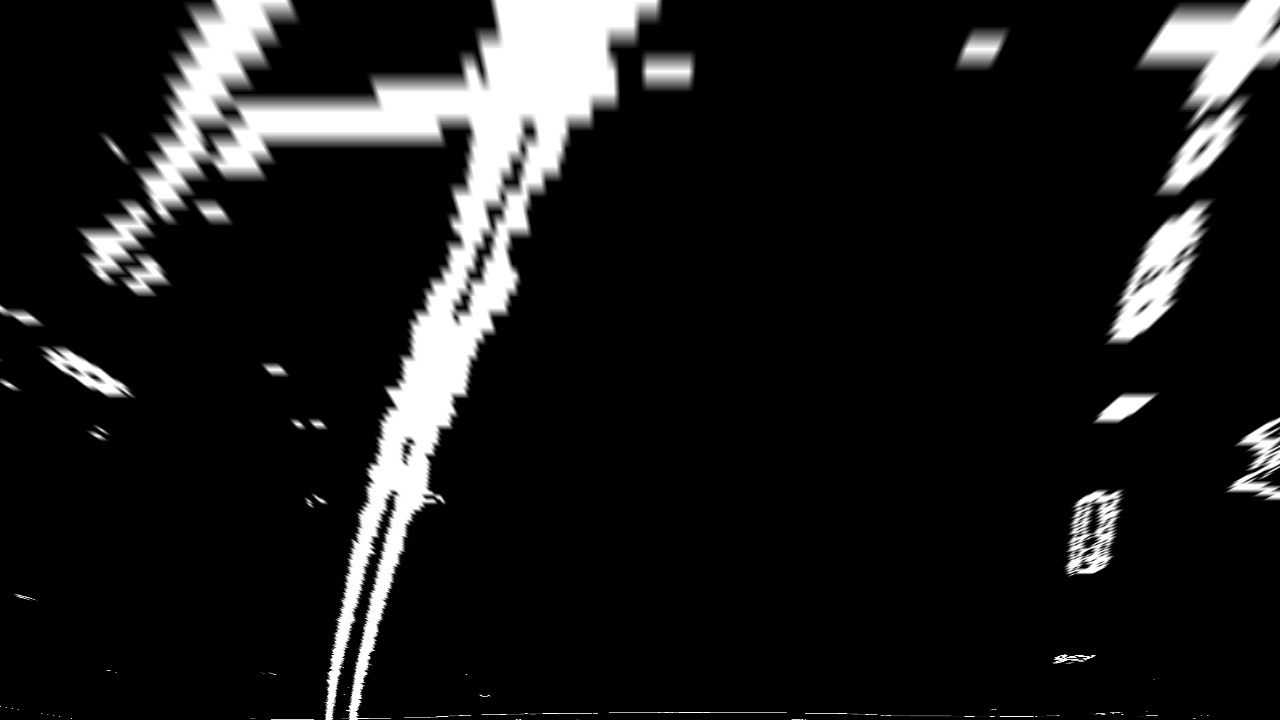
#> input picture Project2/perspective_binary_warped.jpg, 1280 x 720 px
$ jupyter execute --allow-errors p2.ipynb   (shell and % lines are left out)   (older library calls are emulated)
#> lines starting #> are read from the running program, lines starting #| are printed output that depends on the picture; after the words box and inside, x2 and y2 are one past the last pixel; in counts of white or black regions, pixels touching at a corner belong together
[cell 1]
## IMPORTS
import cv2
import matplotlib.image as mpimg
import matplotlib.pyplot as plt
import numpy as np

plt.rcParams['figure.figsize'] = [20, 11]

pbw = mpimg.imread('perspective_binary_warped.jpg')
#> pbw is the input picture: shape (720, 1280, 3); min 0, max 255, mean 27.4

def find_lane_pixels(binary_warped):
    # Take a histogram of the bottom half of the image
    histogram = np.sum(binary_warped[binary_warped.shape[0]//2:,:], axis=0)
#> histogram = 1280 rows, first 8: [685, 685, 685], [577, 577, 577], [684, 684, 684], [776, 776, 776], [898, 898, 898], [1049, 1049, 1049], [1272, 1272, 1272], [1117, 1117, 1117]
    # Create an output image to draw on and visualize the result
    # out_img = np.dstack((binary_warped, binary_warped, binary_warped))
    out_img = np.copy(binary_warped)
    # Find the peak of the left and right halves of the histogram
    # These will be the starting point for the left and right lines
    midpoint = np.int(histogram.shape[0]//2)
#> midpoint = 640
    leftx_base = np.argmax(histogram[:midpoint])
#> leftx_base = 1194
    rightx_base = np.argmax(histogram[midpoint:]) + midpoint
#> rightx_base = 2029

    # HYPERPARAMETERS
    # Choose the number of sliding windows
    nwindows = 9
    # Set the width of the windows +/- margin
    margin = 100
    # Set minimum number of pixels found to recenter window
    minpix = 50

    # Set height of windows - based on nwindows above and image shape
    window_height = np.int(binary_warped.shape[0]//nwindows)
#> window_height = 80
    # Identify the x and y positions of all nonzero pixels in the image
    nonzero = binary_warped.nonzero()
    nonzeroy = np.array(nonzero[0])
    nonzerox = np.array(nonzero[1])
    # Current positions to be updated later for each window in nwindows
    leftx_current = leftx_base
#> leftx_current = 1194
    rightx_current = rightx_base
#> rightx_current = 2029

    # Create empty lists to receive left and right lane pixel indices
    left_lane_inds = []
    right_lane_inds = []

    # Step through the windows one by one
    for window in range(nwindows):
        # Identify window boundaries in x and y (and right and left)
        win_y_low = binary_warped.shape[0] - (window+1)*window_height
        win_y_high = binary_warped.shape[0] - window*window_height
        win_xleft_low = leftx_current - margin
        win_xleft_high = leftx_current + margin
        win_xright_low = rightx_current - margin
        win_xright_high = rightx_current + margin

        # Draw the windows on the visualization image
        cv2.rectangle(out_img, (win_xleft_low,win_y_low), (win_xleft_high,win_y_high), (0,255,0), 2)
        cv2.rectangle(out_img, (win_xright_low,win_y_low), (win_xright_high,win_y_high), (0,255,0), 2)

        # Identify the nonzero pixels in x and y within the window #
        good_left_inds = ((nonzeroy >= win_y_low) & (nonzeroy < win_y_high) &
        (nonzerox >= win_xleft_low) &  (nonzerox < win_xleft_high)).nonzero()[0]
        good_right_inds = ((nonzeroy >= win_y_low) & (nonzeroy < win_y_high) &
        (nonzerox >= win_xright_low) &  (nonzerox < win_xright_high)).nonzero()[0]

        print(good_right_inds)

        # Append these indices to the lists
        left_lane_inds.append(good_left_inds)
        right_lane_inds.append(good_right_inds)

        # If you found > minpix pixels, recenter next window on their mean position
        if len(good_left_inds) > minpix:
            leftx_current = np.int(np.mean(nonzerox[good_left_inds]))
        if len(good_right_inds) > minpix:
            rightx_current = np.int(np.mean(nonzerox[good_right_inds]))
#> this loop made 9 passes
#> (win_xleft_low, win_xleft_high, leftx_current) on passes 1 to 9: (1094, 1294, 1141), (1041, 1241, 1083), (983, 1183, 1094), (994, 1194, 1118), (1018, 1218, 1129), (1029, 1229, 1156), (1056, 1256, 1184), (1084, 1284, 1211), (1111, 1311, 1215)
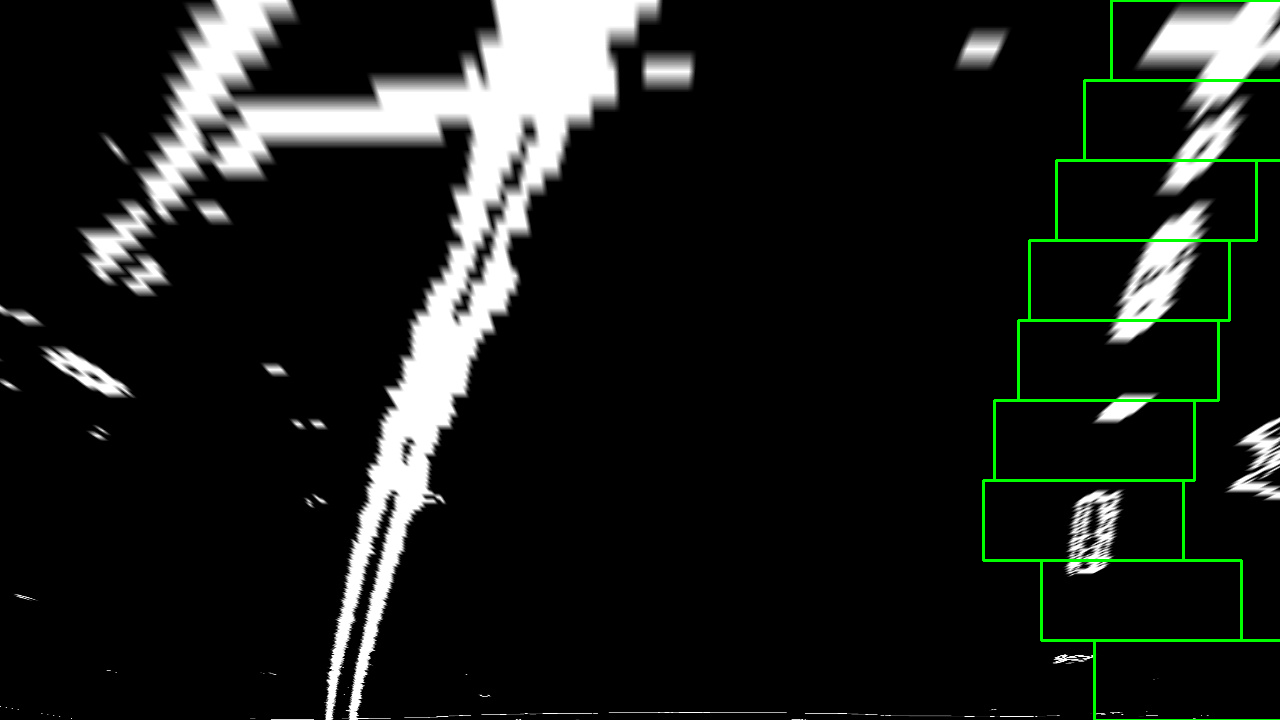
#> out_img: shape (720, 1280, 3); 1.02% of pixels changed, all inside (x1, y1, x2, y2) = (982, 0, 1280, 720)
#> after the loop, left_lane_inds = 9 items; right_lane_inds = [empty array, empty array, empty array, empty array, empty array, empty array, empty array, empty array, empty array]

    # Concatenate the arrays of indices (previously was a list of lists of pixels)
    try:
        left_lane_inds = np.concatenate(left_lane_inds)
        right_lane_inds = np.concatenate(right_lane_inds)
#> right_lane_inds = empty array
    except ValueError:
        # Avoids an error if the above is not implemented fully
        pass

    # Extract left and right line pixel positions
    leftx = nonzerox[left_lane_inds]
    lefty = nonzeroy[left_lane_inds]
    rightx = nonzerox[right_lane_inds]
#> rightx = empty array
    righty = nonzeroy[right_lane_inds]
#> righty = empty array

    return leftx, lefty, rightx, righty, out_img


def fit_polynomial(binary_warped):
    # Find our lane pixels first
    leftx, lefty, rightx, righty, out_img = find_lane_pixels(binary_warped)
#> rightx = empty array; righty = empty array

    # Fit a second order polynomial to each using `np.polyfit`
    left_fit = np.polyfit(lefty, leftx, 2)
#> left_fit = [0.000131, -0.316, 1233.6]
    right_fit = np.polyfit(righty, rightx, 2)

    # Generate x and y values for plotting
    ploty = np.linspace(0, binary_warped.shape[0]-1, binary_warped.shape[0] )
    try:
        left_fitx = left_fit[0]*ploty**2 + left_fit[1]*ploty + left_fit[2]
        right_fitx = right_fit[0]*ploty**2 + right_fit[1]*ploty + right_fit[2]
    except TypeError:
        # Avoids an error if `left` and `right_fit` are still none or incorrect
        print('The function failed to fit a line!')
        left_fitx = 1*ploty**2 + 1*ploty
        right_fitx = 1*ploty**2 + 1*ploty

    ## Visualization ##
    # Colors in the left and right lane regions
    out_img[lefty, leftx] = [255, 0, 0]
    out_img[righty, rightx] = [0, 0, 255]

    # Plots the left and right polynomials on the lane lines
    plt.plot(left_fitx, ploty, color='yellow')
    plt.plot(right_fitx, ploty, color='yellow')

    return out_img


#> (the rest of this cell did not finish here and is left out)
